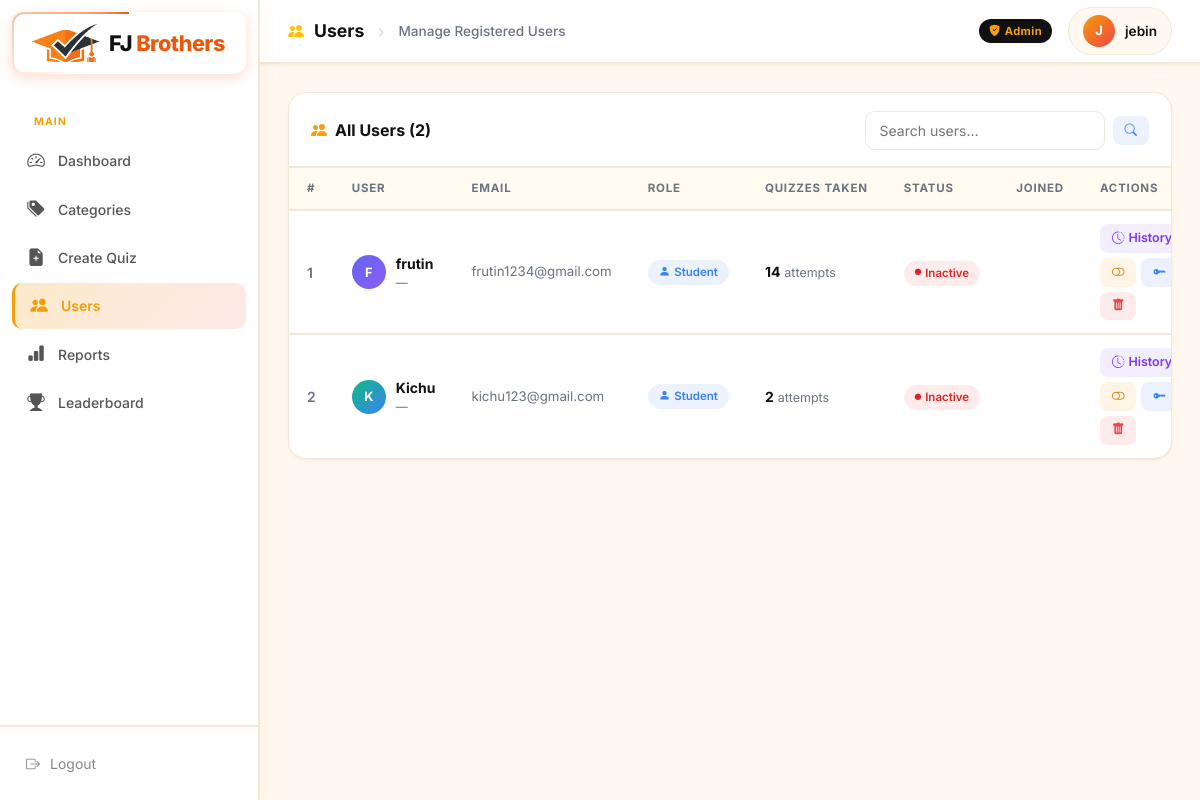
/admin-dashboard/users/ (signed in), run on an earlier commit of the app's database.
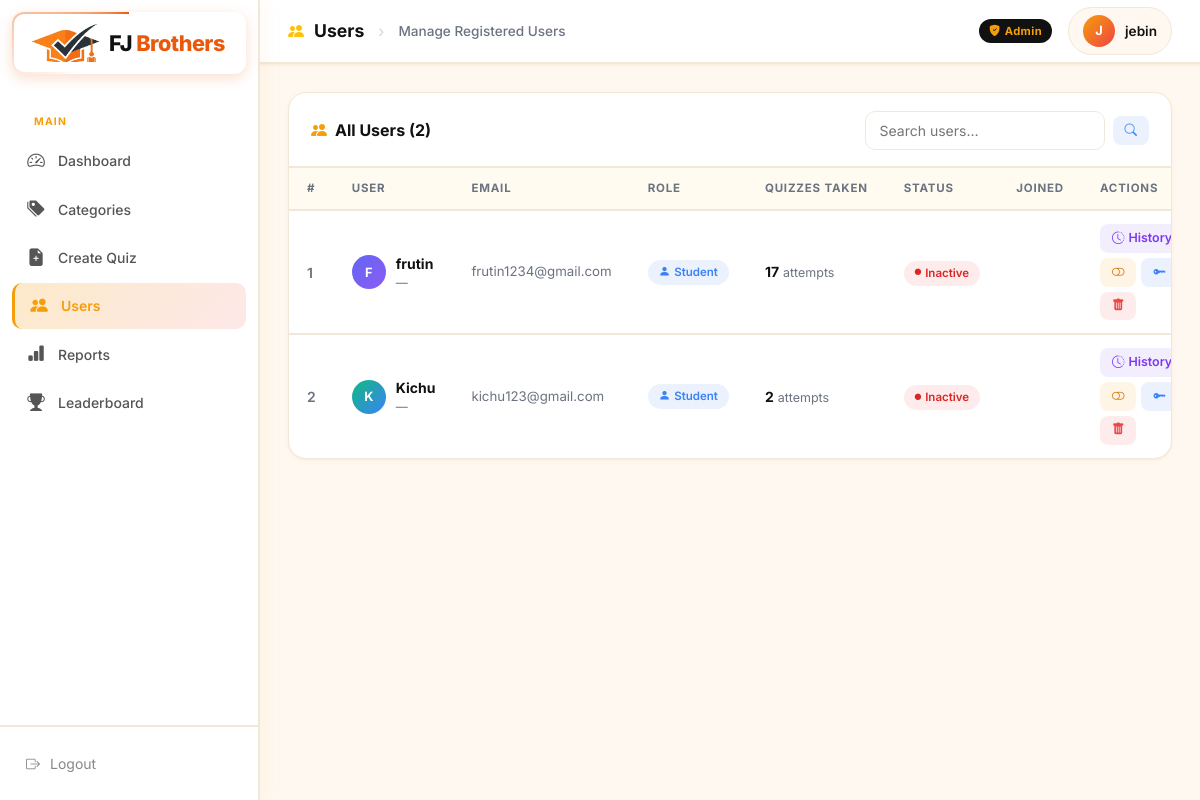
And on a later commit of the database.
### quiz/models.py (models this page shows, shortened)
class UserRegister(models.Model):
    username = models.CharField(max_length=150)
    email = models.EmailField()
    age = models.PositiveIntegerField(null=True, blank=True)
    gender = models.CharField(max_length=20, choices=[('Male', 'Male'), ('Female', 'Female'), ('Other', 'Other')], null=True, blank=True)
    place = models.CharField(max_length=255, null=True, blank=True)
    password = models.CharField(max_length=255, help_text="Stored password hash at time of registration")
    photo_url = models.CharField(max_length=255, blank=True, null=True, default='/static/quiz/images/default-avatar.png')
    target_exam = models.CharField(max_length=255, blank=True, null=True, default='UPSC', help_text="e.g. UPSC, SSC, Banking")
    education_qualification = models.CharField(max_length=50, blank=True, null=True, default='Graduate', help_text="e.g. Graduate, Post Graduate")
    preparation_stage = models.TextField(blank=True, help_text="e.g. Beginner, 1 Year, etc.")
    registered_at = models.DateTimeField(auto_now_add=True)
    last_active = models.DateTimeField(null=True, blank=True, help_text="Timestamp of the user's last request")
    current_session_start = models.DateTimeField(null=True, blank=True, help_text="Timestamp when the current session started")

### quiz/views.py (the view)
# urls.py: path('admin-dashboard/users/', views.admin_users_list, name='admin_users_list'),
@user_passes_test(is_admin)
def admin_users_list(request):
    users = UserRegister.objects.all().annotate(num_attempts=Count('quiz_attempts'))
    search_query = request.GET.get('search', '')
    if search_query:
        users = users.filter(username__icontains=search_query)
    return render(request, 'quiz/admin_users_list.html', {'users': users, 'search_query': search_query})

### quiz/views.py (called while the page is built)
def is_admin(user):
    return user.is_authenticated and (user.is_staff or user.is_superuser)

### quiz/templates/quiz/admin_users_list.html (shortened to what the changed rows need)
{% load static %}
<!DOCTYPE html>
<html lang="en">
<head>
  <link href="https://cdn.jsdelivr.net/npm/bootstrap@5.3.2/dist/css/bootstrap.min.css" rel="stylesheet">
  <link rel="stylesheet" href="https://cdn.jsdelivr.net/npm/bootstrap-icons@1.11.3/font/bootstrap-icons.min.css">
</head>
<body>
  <div class="main-wrapper">
    <main class="content-area">
      <div class="section-card">
        <div>
          {% if users %}
          <table class="dash-table">
            <thead>
              <tr>
                <th>#</th>
                <th>User</th>
                <th>Email</th>
                <th>Role</th>
                <th>Quizzes Taken</th>
                <th>Status</th>
                <th>Joined</th>
                <th>Actions</th>
              </tr>
            </thead>
            <tbody>
              {% for u in users %}
              <tr>
                <td style="color:var(--text-muted);font-weight:600;">{{ forloop.counter }}</td>
                <td>
                  <div style="display:flex;align-items:center;gap:10px;">
                    <div class="user-avatar" style="background:linear-gradient(135deg,{% cycle '#6366f1' '#10b981' '#f59e0b' '#ef4444' '#3b82f6' '#8b5cf6' %},{% cycle '#8b5cf6' '#3b82f6' '#d97706' '#dc2626' '#1d4ed8' '#7c3aed' %});">
                      {{ u.username|first|upper }}
                    </div>
                    <div>
                      <div style="font-weight:700;font-size:.875rem;">{{ u.username }}</div>
                      <div style="font-size:.75rem;color:var(--text-muted);">{{ u.get_full_name|default:"—" }}</div>
                    </div>
                  </div>
                </td>
                <td style="color:var(--text-muted);font-size:.83rem;">{{ u.email|default:"—" }}</td>
                <td>
                  {% if u.is_superuser %}
                    <span class="badge-pill" style="background:rgba(245,158,11,.1);color:#d97706;"><i class="bi bi-stars"></i> Superuser</span>
                  {% elif u.is_staff %}
                    <span class="badge-pill badge-admin"><i class="bi bi-shield-fill"></i> Staff</span>
                  {% else %}
                    <span class="badge-pill badge-student"><i class="bi bi-person-fill"></i> Student</span>
                  {% endif %}
                </td>
                <td>
                  <span style="font-weight:700;">{{ u.num_attempts }}</span>
                  <span style="font-size:.78rem;color:var(--text-muted);"> attempts</span>
                </td>
                <td>
                  {% if u.is_active %}
                    <span class="badge-pill badge-active"><i class="bi bi-circle-fill" style="font-size:.4rem;"></i> Active</span>
                  {% else %}
                    <span class="badge-pill badge-inactive"><i class="bi bi-circle-fill" style="font-size:.4rem;"></i> Inactive</span>
                  {% endif %}
                </td>
                <td style="color:var(--text-muted);font-size:.82rem;white-space:nowrap;">{{ u.date_joined|date:"M d, Y" }}</td>
                <td>
                  <div style="display:flex;gap:5px;flex-wrap:wrap;">
                    <a href="{% url 'quiz:admin_user_history' u.id %}" class="tbl-action-btn btn-view" id="btn-history-{{ u.id }}">
                      <i class="bi bi-clock-history"></i> History
                    </a>
                    <form method="post" action="{% url 'quiz:admin_toggle_user_status' u.id %}" style="display:inline;">
                      <button type="submit" class="tbl-action-btn btn-warn" id="btn-toggle-{{ u.id }}"
                              title="{% if u.is_active %}Deactivate{% else %}Activate{% endif %} user">
                        <i class="bi bi-{% if u.is_active %}toggle-on{% else %}toggle-off{% endif %}"></i>
                      </button>
                    </form>
                    <a href="{% url 'quiz:admin_reset_user_password' u.id %}" class="tbl-action-btn btn-edit" id="btn-reset-pw-{{ u.id }}" title="Reset password">
                      <i class="bi bi-key-fill"></i>
                    </a>
                    {% if u != request.user %}
                    <form method="post" action="{% url 'quiz:admin_delete_user' u.id %}" style="display:inline;" onsubmit="return confirm('Delete user \'{{ u.username }}\'? This is permanent.');">
                      <button type="submit" class="tbl-action-btn btn-del" id="btn-del-user-{{ u.id }}">
                        <i class="bi bi-trash-fill"></i>
                      </button>
                    </form>
                    {% endif %}
                  </div>
                </td>
              </tr>
              {% endfor %}
            </tbody>
          </table>
          {% else %}
          <div class="empty-state">
            <i class="bi bi-people"></i>
            <p>No users found matching your search.</p>
          </div>
          {% endif %}
        </div>
      </div>
    </main>
  </div>
</body>
</html>

What changed in the data, as far as the page shows it:
changed UserRegister "frutin": num_attempts "14" → "17"
